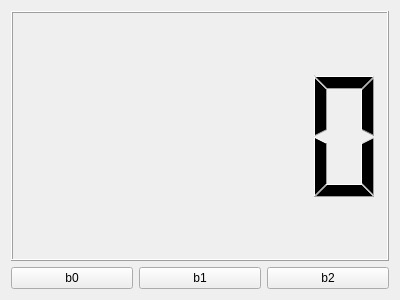
<?xml version="1.0" encoding="UTF-8"?>
<ui version="4.0">
 <class>Form</class>
 <widget class="QWidget" name="Form">
  <property name="geometry">
   <rect>
    <x>0</x>
    <y>0</y>
    <width>400</width>
    <height>300</height>
   </rect>
  </property>
  <property name="windowTitle">
   <string>Form</string>
  </property>
  <layout class="QVBoxLayout" name="verticalLayout">
   <item>
    <widget class="QLCDNumber" name="lcd"/>
   </item>
   <item>
    <layout class="QHBoxLayout" name="horizontalLayout">
     <item>
      <widget class="QPushButton" name="b0">
       <property name="text">
        <string>b0</string>
       </property>
      </widget>
     </item>
     <item>
      <widget class="QPushButton" name="b1">
       <property name="text">
        <string>b1</string>
       </property>
      </widget>
     </item>
     <item>
      <widget class="QPushButton" name="b2">
       <property name="text">
        <string>b2</string>
       </property>
      </widget>
     </item>
    </layout>
   </item>
  </layout>
 </widget>
 <resources/>
 <connections/>
</ui>
